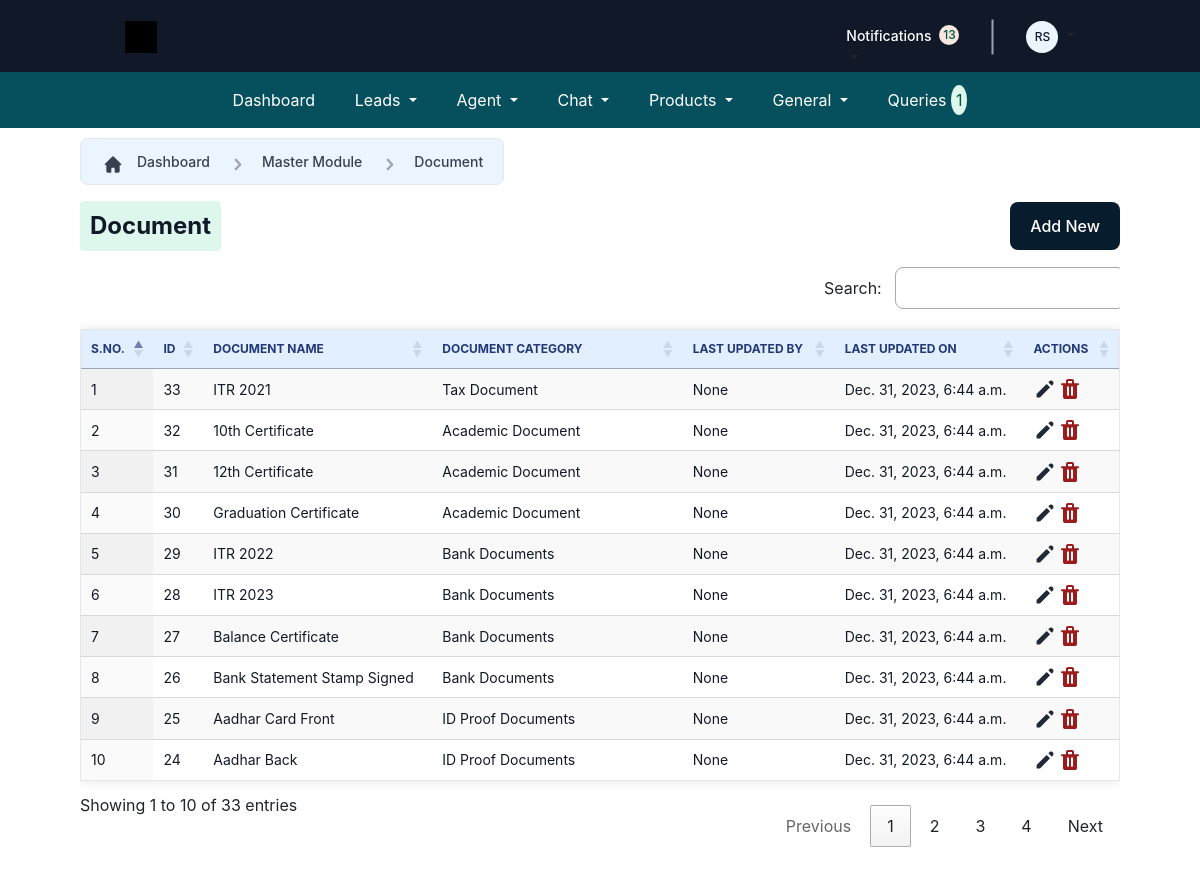
The app's page /Employee/AddDocument/ (signed in) with its own data.
### crm_app/models.py (models this page shows, shortened)
class CustomUser(AbstractUser):
    user_type_data = (
        ("1", "HOD"),
        ("2", "Admin"),
        ("3", "Employee"),
        ("4", "Agent"),
        ("5", "Out Sourcing Agent"),
        ("6", "Customer"),
    )
    user_type = models.CharField(default="1", choices=user_type_data, max_length=10)
    is_logged_in = models.BooleanField(default=False)
    def generate_initials(self):
        first_initial = self.first_name[0].upper() if self.first_name else ""
        last_initial = self.last_name[0].upper() if self.last_name else ""
        return f"{first_initial}{last_initial}"
    def __str__(self):
        return f"{self.first_name} {self.last_name}"

class Document(models.Model):
    document_name = models.CharField(max_length=255)
    document_category = models.ForeignKey(DocumentCategory, on_delete=models.CASCADE)
    lastupdated_by = models.ForeignKey(
        CustomUser, on_delete=models.CASCADE, null=True, blank=True
    )
    last_updated_on = models.DateTimeField(auto_now=True)

class DocumentCategory(models.Model):
    Document_category = models.CharField(max_length=200)
    lastupdated_by = models.CharField(max_length=100, null=True, blank=True)
    last_updated_on = models.DateTimeField(auto_now=True)
    def __str__(self):
        return self.Document_category

### crm_app/EmployeeViews.py (the view, shortened to what this page needs)
# urls.py: path("AddDocument/", add_document, name="add_document"),
@login_required
def add_document(request):
    document = Document.objects.all().order_by("-id")
    documentcategory = DocumentCategory.objects.all()
    user = request.user
    dep = user.employee.department
    form = DocumentForm(request.POST or None)
    context = {
        "form": form,
        "document": document,
        "documentcategory": documentcategory,
        "dep": dep,
    }
    return render(request, "Employee/mastermodule/Document/Document.html", context)

### crm_app/forms.py
class DocumentForm(forms.ModelForm):
    class Meta:
        model = Document
        fields = "__all__"
        widgets = {
            "document_name": forms.TextInput(
                attrs={
                    "class": "form-control",
                    "placeholder": "Document Name",
                }
            ),
            "document_category": forms.Select(
                attrs={
                    "class": "form-select",
                }
            ),
        }

### crm_app/context_processors.py (called while the page is built)
def faq_count(request):
    if request.user.is_authenticated:
        count = FAQ.objects.all().count()
    else:
        count = 0
    return {"faq_count": count}

### templates/Employee/mastermodule/Document/Document.html (shortened to what this page needs)
{% extends "Employee/Base/base.html" %}
{% load crispy_forms_tags %}
{% block main-content %}
<div class="form-container">
    <div class="custom-container">
        <div class="icon-container">
            <div class="icon">
            </div>
        </div>
        <div class="text-container">
            <a href="{% url "employee_dashboard" %}" style="text-decoration: none;">
                <div class="text">Dashboard</div>
            </a>
        </div>
        <div class="icon-container">
            <div class="icon">
            </div>
        </div>
        <div class="text-container">
            <div class="text">Master Module</div>
        </div>
        <div class="icon-container">
            <div class="icon">
            </div>
        </div>
        <div class="text-container">
            <div class="text">Document </div>
        </div>
    </div>
    <div class="appointment-container">
        <div class="custom-box">
            <div class="custom-text">Document </div>
        </div>
        <div class="scheduleappointment">
            <div class="appointment-text" type="button" class="btn btn-primary" data-toggle="modal" data-target="#myModal" >Add New</div>
        </div></div>
  <div class="table-container">
    <div class="table-responsive">
      <table id="example" class="display">
        <thead>
          <tr>
            <th>S.NO.</th>
            <th>ID</th>
            <th>DOCUMENT NAME</th>
            <th>DOCUMENT CATEGORY</th>
            <th>LAST UPDATED BY</th>
            <th>LAST UPDATED ON</th>
            <th>ACTIONS</th>
          </tr>
        </thead>
        <tbody>
            {% for i in document %}
          <tr>
            <td>{{forloop.counter}}</td>
            <td>{{i.id}}</td>
            <td>{{i.document_name}}</td>
            <td>{{i.document_category}}</td>
            <td>{{i.lastupdated_by}}</td>
            <td>{{i.last_updated_on}}</td>
            <td>
              <div class="row" style="display: flex">
                <div class="col-md-3">
                    <a href="#" data-toggle="modal" data-target="#editModal-{{i.id}}">
                    </a>
                </div>
                <div class="col-md-3">
                  <a href="{% url "emp_delete_document" i.id %}">
                  </a>
                </div>
              </div>
            </td>
          </tr>
          {% endfor %}
        </tbody>
      </table>
    </div>
  </div>
</div>
{% endblock main-content %}

### templates/Employee/Base/header.html (shortened to what this page needs)
{% load static %}
<div class="Navbar">
   <div class="Content">
     <div class="Logo">
       <div class="LogoElement">
         <div class="ClipPathGroup">
           <div class="Vector" id="black-bg"></div>
           <div class="Group">
             <div class="Vector" id="white-bg">
             </div>
           </div>
         </div>
       </div>
     </div>
     <div class="Cta">
      <div class="Buttons">
        <a class="nav-link dropdown-toggle" href="#" id="notificationDropdown" role="button" data-bs-toggle="dropdown" aria-expanded="false" style="margin-top: 20px;">
         <div class="Link">
           <div class="Text">Notifications</div>
           <div class="Badge">
             <div class="Text1" id="notification">{{notification_Count}}</div>
           </div>
         </div>
        </a>
        <div class="Separator"></div>
         <a class="nav-link dropdown-toggle" href="#" id="navbarDropdown" role="button" data-bs-toggle="dropdown" aria-expanded="false">
           <div class="Avatar">
             <div class="Ph">{{request.user.generate_initials}}</div>
           </div>
         </a>
      </div>
     </div>
   </div>
 </div>

### static/style/Styling/DashboardDesign/css/style.css (style rules this page uses)
body { margin: 0; font-family: 'Inter', sans-serif; }

### records on screen
CustomUser: user.generate_initials "RS"
Document: id "33", document_name "ITR 2021", document_category "Tax Document", lastupdated_by "None", last_updated_on "Dec. 31, 2023, 6:44 a.m."
Document: id "32", document_name "10th Certificate", document_category "Academic Document", lastupdated_by "None", last_updated_on "Dec. 31, 2023, 6:44 a.m."
Document: id "31", document_name "12th Certificate", document_category "Academic Document", lastupdated_by "None", last_updated_on "Dec. 31, 2023, 6:44 a.m."
Document: id "30", document_name "Graduation Certificate", document_category "Academic Document", lastupdated_by "None", last_updated_on "Dec. 31, 2023, 6:44 a.m."
Document: id "29", document_name "ITR 2022", document_category "Bank Documents", lastupdated_by "None", last_updated_on "Dec. 31, 2023, 6:44 a.m."
Document: id "28", document_name "ITR 2023", document_category "Bank Documents", lastupdated_by "None", last_updated_on "Dec. 31, 2023, 6:44 a.m."
Document: id "27", document_name "Balance Certificate", document_category "Bank Documents", lastupdated_by "None", last_updated_on "Dec. 31, 2023, 6:44 a.m."
Document: id "26", document_name "Bank Statement Stamp Signed", document_category "Bank Documents", lastupdated_by "None", last_updated_on "Dec. 31, 2023, 6:44 a.m."
Document: id "25", document_name "Aadhar Card Front", document_category "ID Proof Documents", lastupdated_by "None", last_updated_on "Dec. 31, 2023, 6:44 a.m."
Document: id "24", document_name "Aadhar Back", document_category "ID Proof Documents", lastupdated_by "None", last_updated_on "Dec. 31, 2023, 6:44 a.m."

### other values on screen
{{ notification_Count }} "13"
{{ faq_count }} "1"
